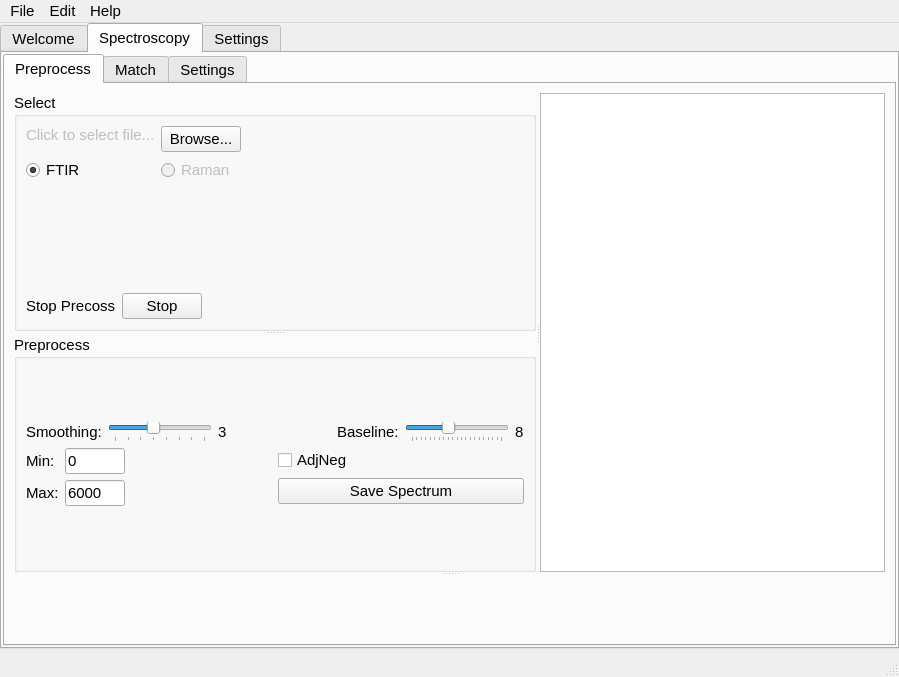
<?xml version="1.0" encoding="UTF-8"?>
<ui version="4.0">
 <author>Rainyl</author>
 <class>MainWindow</class>
 <widget class="QMainWindow" name="MainWindow">
  <property name="geometry">
   <rect>
    <x>0</x>
    <y>0</y>
    <width>899</width>
    <height>677</height>
   </rect>
  </property>
  <property name="sizePolicy">
   <sizepolicy hsizetype="Expanding" vsizetype="Expanding">
    <horstretch>0</horstretch>
    <verstretch>0</verstretch>
   </sizepolicy>
  </property>
  <property name="minimumSize">
   <size>
    <width>0</width>
    <height>0</height>
   </size>
  </property>
  <property name="windowTitle">
   <string>mPSAT</string>
  </property>
  <property name="styleSheet">
   <string notr="true"/>
  </property>
  <widget class="QWidget" name="centralwidget">
   <property name="sizePolicy">
    <sizepolicy hsizetype="Expanding" vsizetype="Expanding">
     <horstretch>0</horstretch>
     <verstretch>0</verstretch>
    </sizepolicy>
   </property>
   <property name="font">
    <font>
     <pointsize>11</pointsize>
    </font>
   </property>
   <layout class="QGridLayout" name="gridLayout">
    <property name="leftMargin">
     <number>0</number>
    </property>
    <property name="topMargin">
     <number>0</number>
    </property>
    <property name="rightMargin">
     <number>0</number>
    </property>
    <property name="bottomMargin">
     <number>6</number>
    </property>
    <property name="horizontalSpacing">
     <number>6</number>
    </property>
    <property name="verticalSpacing">
     <number>0</number>
    </property>
    <item row="0" column="0">
     <widget class="QTabWidget" name="tabWidget">
      <property name="tabPosition">
       <enum>QTabWidget::North</enum>
      </property>
      <property name="tabShape">
       <enum>QTabWidget::Rounded</enum>
      </property>
      <property name="currentIndex">
       <number>1</number>
      </property>
      <widget class="QWidget" name="tabWelcome">
       <attribute name="title">
        <string>Welcome</string>
       </attribute>
       <layout class="QGridLayout" name="gridLayout_14">
        <property name="leftMargin">
         <number>0</number>
        </property>
        <property name="topMargin">
         <number>2</number>
        </property>
        <property name="rightMargin">
         <number>0</number>
        </property>
        <property name="bottomMargin">
         <number>0</number>
        </property>
        <item row="0" column="0">
         <layout class="QVBoxLayout" name="verticalLayout_6">
          <item>
           <widget class="QTextBrowser" name="textBrowser">
            <property name="source">
             <url>
              <string>qrc:/markdown/README.md</string>
             </url>
            </property>
           </widget>
          </item>
         </layout>
        </item>
       </layout>
      </widget>
      <widget class="QWidget" name="tabSpec">
       <attribute name="title">
        <string>Spectroscopy</string>
       </attribute>
       <layout class="QGridLayout" name="gridLayout_9">
        <property name="leftMargin">
         <number>1</number>
        </property>
        <property name="topMargin">
         <number>1</number>
        </property>
        <property name="rightMargin">
         <number>1</number>
        </property>
        <property name="bottomMargin">
         <number>1</number>
        </property>
        <property name="horizontalSpacing">
         <number>6</number>
        </property>
        <item row="0" column="0">
         <widget class="QTabWidget" name="tabWidget_2">
          <property name="tabPosition">
           <enum>QTabWidget::North</enum>
          </property>
          <property name="tabShape">
           <enum>QTabWidget::Rounded</enum>
          </property>
          <property name="currentIndex">
           <number>0</number>
          </property>
          <widget class="QWidget" name="tabOSpecProcess">
           <attribute name="title">
            <string>Preprocess</string>
           </attribute>
           <layout class="QGridLayout" name="gridLayout_3">
            <item row="0" column="0">
             <widget class="QSplitter" name="splitter_4">
              <property name="orientation">
               <enum>Qt::Vertical</enum>
              </property>
              <widget class="QSplitter" name="splitter_3">
               <property name="orientation">
                <enum>Qt::Horizontal</enum>
               </property>
               <widget class="QSplitter" name="splitter_2">
                <property name="orientation">
                 <enum>Qt::Vertical</enum>
                </property>
                <widget class="QGroupBox" name="groupBox">
                 <property name="title">
                  <string>Select</string>
                 </property>
                 <layout class="QGridLayout" name="gridLayout_2">
                  <item row="0" column="0">
                   <layout class="QVBoxLayout" name="verticalLayout_10">
                    <item>
                     <layout class="QFormLayout" name="formLayout">
                      <property name="labelAlignment">
                       <set>Qt::AlignLeading|Qt::AlignLeft|Qt::AlignVCenter</set>
                      </property>
                      <item row="0" column="0">
                       <widget class="QLabel" name="labelSelectedFile">
                        <property name="enabled">
                         <bool>false</bool>
                        </property>
                        <property name="sizePolicy">
                         <sizepolicy hsizetype="Expanding" vsizetype="Fixed">
                          <horstretch>0</horstretch>
                          <verstretch>0</verstretch>
                         </sizepolicy>
                        </property>
                        <property name="text">
                         <string>Click to select file...</string>
                        </property>
                       </widget>
                      </item>
                      <item row="0" column="1">
                       <widget class="QPushButton" name="btnSelectFile">
                        <property name="sizePolicy">
                         <sizepolicy hsizetype="Fixed" vsizetype="Fixed">
                          <horstretch>0</horstretch>
                          <verstretch>0</verstretch>
                         </sizepolicy>
                        </property>
                        <property name="text">
                         <string>Browse...</string>
                        </property>
                       </widget>
                      </item>
                      <item row="1" column="0">
                       <widget class="QRadioButton" name="rbtnFTIR">
                        <property name="text">
                         <string>FTIR</string>
                        </property>
                        <property name="checked">
                         <bool>true</bool>
                        </property>
                       </widget>
                      </item>
                      <item row="1" column="1">
                       <widget class="QRadioButton" name="rbtnRaman">
                        <property name="enabled">
                         <bool>false</bool>
                        </property>
                        <property name="text">
                         <string>Raman</string>
                        </property>
                        <property name="checkable">
                         <bool>true</bool>
                        </property>
                       </widget>
                      </item>
                     </layout>
                    </item>
                    <item>
                     <layout class="QHBoxLayout" name="horizontalLayout_4">
                      <item>
                       <widget class="QLabel" name="label_2">
                        <property name="text">
                         <string>Stop Precoss</string>
                        </property>
                       </widget>
                      </item>
                      <item>
                       <widget class="QPushButton" name="btn_stop_pre">
                        <property name="text">
                         <string>Stop</string>
                        </property>
                       </widget>
                      </item>
                      <item>
                       <spacer name="horizontalSpacer_2">
                        <property name="orientation">
                         <enum>Qt::Horizontal</enum>
                        </property>
                        <property name="sizeHint" stdset="0">
                         <size>
                          <width>40</width>
                          <height>20</height>
                         </size>
                        </property>
                       </spacer>
                      </item>
                     </layout>
                    </item>
                   </layout>
                  </item>
                 </layout>
                </widget>
                <widget class="QGroupBox" name="groupBox_4">
                 <property name="sizePolicy">
                  <sizepolicy hsizetype="Expanding" vsizetype="Fixed">
                   <horstretch>0</horstretch>
                   <verstretch>0</verstretch>
                  </sizepolicy>
                 </property>
                 <property name="title">
                  <string>Preprocess</string>
                 </property>
                 <layout class="QGridLayout" name="gridLayout_11">
                  <item row="0" column="2">
                   <layout class="QVBoxLayout" name="verticalLayout_3">
                    <item>
                     <layout class="QHBoxLayout" name="horizontalLayout_2">
                      <item>
                       <widget class="QLabel" name="label_13">
                        <property name="text">
                         <string>Smoothing:</string>
                        </property>
                       </widget>
                      </item>
                      <item>
                       <widget class="QSlider" name="sliderPreSmooth">
                        <property name="minimum">
                         <number>0</number>
                        </property>
                        <property name="maximum">
                         <number>7</number>
                        </property>
                        <property name="pageStep">
                         <number>1</number>
                        </property>
                        <property name="value">
                         <number>3</number>
                        </property>
                        <property name="orientation">
                         <enum>Qt::Horizontal</enum>
                        </property>
                        <property name="tickPosition">
                         <enum>QSlider::TicksBelow</enum>
                        </property>
                        <property name="tickInterval">
                         <number>1</number>
                        </property>
                       </widget>
                      </item>
                      <item>
                       <widget class="QLabel" name="labelPreSmooth">
                        <property name="sizePolicy">
                         <sizepolicy hsizetype="Fixed" vsizetype="Fixed">
                          <horstretch>0</horstretch>
                          <verstretch>0</verstretch>
                         </sizepolicy>
                        </property>
                        <property name="text">
                         <string>3</string>
                        </property>
                       </widget>
                      </item>
                      <item>
                       <spacer name="horizontalSpacer">
                        <property name="orientation">
                         <enum>Qt::Horizontal</enum>
                        </property>
                        <property name="sizeHint" stdset="0">
                         <size>
                          <width>40</width>
                          <height>20</height>
                         </size>
                        </property>
                       </spacer>
                      </item>
                      <item>
                       <widget class="QLabel" name="label_15">
                        <property name="text">
                         <string>Baseline:</string>
                        </property>
                       </widget>
                      </item>
                      <item>
                       <widget class="QSlider" name="sliderPreBaseline">
                        <property name="maximum">
                         <number>20</number>
                        </property>
                        <property name="value">
                         <number>8</number>
                        </property>
                        <property name="orientation">
                         <enum>Qt::Horizontal</enum>
                        </property>
                        <property name="tickPosition">
                         <enum>QSlider::TicksBelow</enum>
                        </property>
                        <property name="tickInterval">
                         <number>1</number>
                        </property>
                       </widget>
                      </item>
                      <item>
                       <widget class="QLabel" name="labelPreBaseline">
                        <property name="sizePolicy">
                         <sizepolicy hsizetype="Fixed" vsizetype="Fixed">
                          <horstretch>0</horstretch>
                          <verstretch>0</verstretch>
                         </sizepolicy>
                        </property>
                        <property name="text">
                         <string>8</string>
                        </property>
                       </widget>
                      </item>
                     </layout>
                    </item>
                    <item>
                     <layout class="QHBoxLayout" name="horizontalLayout_3">
                      <item>
                       <layout class="QFormLayout" name="formLayout_5">
                        <item row="0" column="0">
                         <widget class="QLabel" name="label_19">
                          <property name="text">
                           <string>Min:</string>
                          </property>
                         </widget>
                        </item>
                        <item row="0" column="1">
                         <widget class="QLineEdit" name="leditPreMin">
                          <property name="sizePolicy">
                           <sizepolicy hsizetype="MinimumExpanding" vsizetype="Fixed">
                            <horstretch>0</horstretch>
                            <verstretch>0</verstretch>
                           </sizepolicy>
                          </property>
                          <property name="maximumSize">
                           <size>
                            <width>60</width>
                            <height>16777215</height>
                           </size>
                          </property>
                          <property name="inputMask">
                           <string/>
                          </property>
                          <property name="text">
                           <string>0</string>
                          </property>
                         </widget>
                        </item>
                        <item row="1" column="0">
                         <widget class="QLabel" name="label_20">
                          <property name="text">
                           <string>Max:</string>
                          </property>
                         </widget>
                        </item>
                        <item row="1" column="1">
                         <widget class="QLineEdit" name="leditPreMax">
                          <property name="sizePolicy">
                           <sizepolicy hsizetype="Minimum" vsizetype="Fixed">
                            <horstretch>0</horstretch>
                            <verstretch>0</verstretch>
                           </sizepolicy>
                          </property>
                          <property name="maximumSize">
                           <size>
                            <width>60</width>
                            <height>16777215</height>
                           </size>
                          </property>
                          <property name="inputMask">
                           <string/>
                          </property>
                          <property name="text">
                           <string>6000</string>
                          </property>
                         </widget>
                        </item>
                       </layout>
                      </item>
                      <item>
                       <layout class="QVBoxLayout" name="verticalLayout_2">
                        <item>
                         <layout class="QHBoxLayout" name="horizontalLayout_5">
                          <item>
                           <widget class="QCheckBox" name="ckbox_adjneg">
                            <property name="text">
                             <string>AdjNeg</string>
                            </property>
                            <property name="checked">
                             <bool>false</bool>
                            </property>
                           </widget>
                          </item>
                         </layout>
                        </item>
                        <item>
                         <widget class="QPushButton" name="btnPreSave">
                          <property name="sizePolicy">
                           <sizepolicy hsizetype="Expanding" vsizetype="Fixed">
                            <horstretch>0</horstretch>
                            <verstretch>0</verstretch>
                           </sizepolicy>
                          </property>
                          <property name="text">
                           <string>Save Spectrum</string>
                          </property>
                         </widget>
                        </item>
                       </layout>
                      </item>
                     </layout>
                    </item>
                   </layout>
                  </item>
                 </layout>
                </widget>
               </widget>
               <widget class="QTableWidget" name="tableWidget"/>
              </widget>
              <widget class="QFigureCanvas" name="figSpecPre" native="true">
               <property name="enabled">
                <bool>true</bool>
               </property>
               <property name="sizePolicy">
                <sizepolicy hsizetype="Expanding" vsizetype="Expanding">
                 <horstretch>0</horstretch>
                 <verstretch>0</verstretch>
                </sizepolicy>
               </property>
               <widget class="NavigationToolbar2QT" name="figToolSpecPre" native="true">
                <property name="enabled">
                 <bool>true</bool>
                </property>
                <property name="geometry">
                 <rect>
                  <x>-10</x>
                  <y>20</y>
                  <width>842</width>
                  <height>10</height>
                 </rect>
                </property>
               </widget>
              </widget>
             </widget>
            </item>
           </layout>
          </widget>
          <widget class="QWidget" name="tabOSpecMatch">
           <attribute name="title">
            <string>Match</string>
           </attribute>
           <layout class="QGridLayout" name="gridLayout_12">
            <item row="0" column="0">
             <layout class="QVBoxLayout" name="verticalLayout_9">
              <item>
               <layout class="QHBoxLayout" name="horizontalLayout_8">
                <item>
                 <widget class="QPushButton" name="btnSpecMatchPrev">
                  <property name="text">
                   <string>Prev</string>
                  </property>
                 </widget>
                </item>
                <item>
                 <spacer name="horizontalSpacer_6">
                  <property name="orientation">
                   <enum>Qt::Horizontal</enum>
                  </property>
                  <property name="sizeHint" stdset="0">
                   <size>
                    <width>40</width>
                    <height>20</height>
                   </size>
                  </property>
                 </spacer>
                </item>
                <item>
                 <widget class="QCheckBox" name="checkBox">
                  <property name="text">
                   <string>H2O</string>
                  </property>
                 </widget>
                </item>
                <item>
                 <widget class="QCheckBox" name="ckboxCO2">
                  <property name="text">
                   <string>CO2</string>
                  </property>
                  <property name="tristate">
                   <bool>false</bool>
                  </property>
                 </widget>
                </item>
                <item>
                 <widget class="Line" name="line_5">
                  <property name="orientation">
                   <enum>Qt::Vertical</enum>
                  </property>
                 </widget>
                </item>
                <item>
                 <widget class="QLabel" name="label_24">
                  <property name="sizePolicy">
                   <sizepolicy hsizetype="Fixed" vsizetype="Preferred">
                    <horstretch>0</horstretch>
                    <verstretch>0</verstretch>
                   </sizepolicy>
                  </property>
                  <property name="toolTip">
                   <string>which spectrum you want to analyze.</string>
                  </property>
                  <property name="text">
                   <string>Analyze on:</string>
                  </property>
                 </widget>
                </item>
                <item>
                 <widget class="QComboBox" name="cboxMatchAnalyze">
                  <property name="sizePolicy">
                   <sizepolicy hsizetype="Expanding" vsizetype="Fixed">
                    <horstretch>0</horstretch>
                    <verstretch>0</verstretch>
                   </sizepolicy>
                  </property>
                  <item>
                   <property name="text">
                    <string>Processed</string>
                   </property>
                  </item>
                  <item>
                   <property name="text">
                    <string>Original</string>
                   </property>
                  </item>
                 </widget>
                </item>
                <item>
                 <widget class="Line" name="line_6">
                  <property name="orientation">
                   <enum>Qt::Vertical</enum>
                  </property>
                 </widget>
                </item>
                <item>
                 <widget class="QLabel" name="label_26">
                  <property name="text">
                   <string>Method:</string>
                  </property>
                 </widget>
                </item>
                <item>
                 <widget class="QComboBox" name="cboxMatchMethod">
                  <item>
                   <property name="text">
                    <string>CNN</string>
                   </property>
                  </item>
                  <item>
                   <property name="text">
                    <string>RF</string>
                   </property>
                  </item>
                  <item>
                   <property name="text">
                    <string>LSVM</string>
                   </property>
                  </item>
                 </widget>
                </item>
                <item>
                 <widget class="QPushButton" name="btnMatchGo">
                  <property name="text">
                   <string>Match</string>
                  </property>
                 </widget>
                </item>
                <item>
                 <spacer name="horizontalSpacer_7">
                  <property name="orientation">
                   <enum>Qt::Horizontal</enum>
                  </property>
                  <property name="sizeHint" stdset="0">
                   <size>
                    <width>40</width>
                    <height>20</height>
                   </size>
                  </property>
                 </spacer>
                </item>
                <item>
                 <widget class="QPushButton" name="btnSpecMatchNext">
                  <property name="text">
                   <string>Next</string>
                  </property>
                 </widget>
                </item>
               </layout>
              </item>
              <item>
               <layout class="QVBoxLayout" name="verticalLayout_5">
                <item>
                 <widget class="QSplitter" name="splitter">
                  <property name="sizePolicy">
                   <sizepolicy hsizetype="Expanding" vsizetype="Expanding">
                    <horstretch>0</horstretch>
                    <verstretch>0</verstretch>
                   </sizepolicy>
                  </property>
                  <property name="orientation">
                   <enum>Qt::Horizontal</enum>
                  </property>
                  <widget class="QWidget" name="verticalLayoutWidget_3">
                   <layout class="QVBoxLayout" name="verticalLayout_8">
                    <item>
                     <widget class="QFigureCanvas" name="figSpecMatch" native="true">
                      <property name="sizePolicy">
                       <sizepolicy hsizetype="Expanding" vsizetype="Expanding">
                        <horstretch>10</horstretch>
                        <verstretch>0</verstretch>
                       </sizepolicy>
                      </property>
                      <property name="minimumSize">
                       <size>
                        <width>600</width>
                        <height>0</height>
                       </size>
                      </property>
                      <widget class="NavigationToolbar2QT" name="figToolSpecMatch" native="true">
                       <property name="geometry">
                        <rect>
                         <x>0</x>
                         <y>10</y>
                         <width>419</width>
                         <height>10</height>
                        </rect>
                       </property>
                      </widget>
                     </widget>
                    </item>
                   </layout>
                  </widget>
                  <widget class="QTableWidget" name="tableMatchRes">
                   <property name="sizePolicy">
                    <sizepolicy hsizetype="MinimumExpanding" vsizetype="Expanding">
                     <horstretch>1</horstretch>
                     <verstretch>0</verstretch>
                    </sizepolicy>
                   </property>
                   <property name="minimumSize">
                    <size>
                     <width>0</width>
                     <height>0</height>
                    </size>
                   </property>
                   <property name="editTriggers">
                    <set>QAbstractItemView::SelectedClicked</set>
                   </property>
                   <property name="selectionBehavior">
                    <enum>QAbstractItemView::SelectRows</enum>
                   </property>
                   <property name="sortingEnabled">
                    <bool>true</bool>
                   </property>
                   <attribute name="horizontalHeaderMinimumSectionSize">
                    <number>50</number>
                   </attribute>
                   <attribute name="horizontalHeaderDefaultSectionSize">
                    <number>50</number>
                   </attribute>
                   <attribute name="verticalHeaderMinimumSectionSize">
                    <number>30</number>
                   </attribute>
                   <attribute name="verticalHeaderDefaultSectionSize">
                    <number>30</number>
                   </attribute>
                   <column>
                    <property name="text">
                     <string>NO.</string>
                    </property>
                   </column>
                   <column>
                    <property name="text">
                     <string>Name</string>
                    </property>
                   </column>
                   <column>
                    <property name="text">
                     <string>r</string>
                    </property>
                   </column>
                  </widget>
                 </widget>
                </item>
               </layout>
              </item>
             </layout>
            </item>
           </layout>
          </widget>
          <widget class="QWidget" name="tabOSpecSettings">
           <attribute name="title">
            <string>Settings</string>
           </attribute>
           <layout class="QGridLayout" name="gridLayout_17">
            <item row="0" column="0">
             <widget class="QGroupBox" name="groupBox_6">
              <property name="sizePolicy">
               <sizepolicy hsizetype="Expanding" vsizetype="Preferred">
                <horstretch>0</horstretch>
                <verstretch>0</verstretch>
               </sizepolicy>
              </property>
              <property name="title">
               <string>Model Path</string>
              </property>
              <layout class="QGridLayout" name="gridLayout_16">
               <item row="1" column="0">
                <spacer name="verticalSpacer">
                 <property name="orientation">
                  <enum>Qt::Vertical</enum>
                 </property>
                 <property name="sizeHint" stdset="0">
                  <size>
                   <width>20</width>
                   <height>40</height>
                  </size>
                 </property>
                </spacer>
               </item>
               <item row="0" column="0">
                <layout class="QGridLayout" name="gridLayout_15">
                 <item row="0" column="0">
                  <widget class="QLabel" name="label_30">
                   <property name="text">
                    <string>CNN Path:</string>
                   </property>
                   <property name="alignment">
                    <set>Qt::AlignCenter</set>
                   </property>
                  </widget>
                 </item>
                 <item row="1" column="1">
                  <widget class="QLineEdit" name="leditOSpecSettingFTIRPeaks"/>
                 </item>
                 <item row="3" column="1">
                  <widget class="QLineEdit" name="leditOSpecSettingFTIRMeta"/>
                 </item>
                 <item row="1" column="2">
                  <widget class="QPushButton" name="btnSpecSetRF">
                   <property name="text">
                    <string>Browse</string>
                   </property>
                  </widget>
                 </item>
                 <item row="3" column="0">
                  <widget class="QLabel" name="label_31">
                   <property name="text">
                    <string>LSVM Path:</string>
                   </property>
                   <property name="alignment">
                    <set>Qt::AlignCenter</set>
                   </property>
                  </widget>
                 </item>
                 <item row="3" column="2">
                  <widget class="QPushButton" name="btnSpecSetLSVM">
                   <property name="text">
                    <string>Browse</string>
                   </property>
                  </widget>
                 </item>
                 <item row="1" column="0">
                  <widget class="QLabel" name="label">
                   <property name="text">
                    <string>RF Path:</string>
                   </property>
                   <property name="alignment">
                    <set>Qt::AlignCenter</set>
                   </property>
                  </widget>
                 </item>
                 <item row="0" column="2">
                  <widget class="QPushButton" name="btnSpecSetCNN">
                   <property name="text">
                    <string>Browse</string>
                   </property>
                  </widget>
                 </item>
                 <item row="0" column="1">
                  <widget class="QLineEdit" name="leditSpecSetCNN"/>
                 </item>
                </layout>
               </item>
              </layout>
             </widget>
            </item>
           </layout>
          </widget>
         </widget>
        </item>
       </layout>
      </widget>
      <widget class="QWidget" name="tabSettings">
       <attribute name="title">
        <string>Settings</string>
       </attribute>
       <layout class="QGridLayout" name="gridLayout_18">
        <item row="0" column="0">
         <widget class="QTabWidget" name="tabSet">
          <property name="tabPosition">
           <enum>QTabWidget::West</enum>
          </property>
          <property name="currentIndex">
           <number>0</number>
          </property>
          <property name="tabsClosable">
           <bool>false</bool>
          </property>
          <widget class="QWidget" name="tabSetSys">
           <attribute name="title">
            <string>System</string>
           </attribute>
           <widget class="QWidget" name="gridLayoutWidget">
            <property name="geometry">
             <rect>
              <x>40</x>
              <y>40</y>
              <width>201</width>
              <height>80</height>
             </rect>
            </property>
            <layout class="QGridLayout" name="gridLayout_8">
             <item row="0" column="0">
              <widget class="QLabel" name="label_33">
               <property name="text">
                <string>Log Level:</string>
               </property>
              </widget>
             </item>
             <item row="0" column="1">
              <widget class="QComboBox" name="cboxSetLoglevel">
               <item>
                <property name="text">
                 <string>DEBUG</string>
                </property>
               </item>
               <item>
                <property name="text">
                 <string>INFO</string>
                </property>
               </item>
               <item>
                <property name="text">
                 <string>WARNING</string>
                </property>
               </item>
               <item>
                <property name="text">
                 <string>ERROR</string>
                </property>
               </item>
               <item>
                <property name="text">
                 <string>CRITICAL</string>
                </property>
               </item>
              </widget>
             </item>
             <item row="1" column="0">
              <widget class="QLabel" name="label_12">
               <property name="text">
                <string>Language:</string>
               </property>
              </widget>
             </item>
             <item row="1" column="1">
              <widget class="QComboBox" name="cboxSetLang">
               <item>
                <property name="text">
                 <string notr="true">English</string>
                </property>
               </item>
               <item>
                <property name="text">
                 <string notr="true">中文</string>
                </property>
               </item>
              </widget>
             </item>
            </layout>
           </widget>
          </widget>
         </widget>
        </item>
       </layout>
      </widget>
     </widget>
    </item>
   </layout>
  </widget>
  <widget class="QMenuBar" name="menubar">
   <property name="geometry">
    <rect>
     <x>0</x>
     <y>0</y>
     <width>899</width>
     <height>26</height>
    </rect>
   </property>
   <property name="font">
    <font>
     <pointsize>11</pointsize>
    </font>
   </property>
   <widget class="QMenu" name="menuFile">
    <property name="font">
     <font>
      <pointsize>11</pointsize>
     </font>
    </property>
    <property name="title">
     <string>File</string>
    </property>
    <addaction name="actionQuit"/>
   </widget>
   <widget class="QMenu" name="menuEdit">
    <property name="title">
     <string>Edit</string>
    </property>
   </widget>
   <widget class="QMenu" name="menuAbout">
    <property name="title">
     <string>Help</string>
    </property>
    <addaction name="actionAbout"/>
   </widget>
   <addaction name="menuFile"/>
   <addaction name="menuEdit"/>
   <addaction name="menuAbout"/>
  </widget>
  <widget class="QStatusBar" name="statusbar"/>
  <action name="actionQuit">
   <property name="text">
    <string>Quit</string>
   </property>
   <property name="shortcut">
    <string>Ctrl+Q</string>
   </property>
  </action>
  <action name="actionAbout">
   <property name="text">
    <string>About</string>
   </property>
  </action>
 </widget>
 <customwidgets>
  <customwidget>
   <class>QFigureCanvas</class>
   <extends>QWidget</extends>
   <header location="global">src.mpQFigureCanvas</header>
   <container>1</container>
  </customwidget>
  <customwidget>
   <class>NavigationToolbar2QT</class>
   <extends>QWidget</extends>
   <header>matplotlib.backends.backend_qtagg</header>
   <container>1</container>
  </customwidget>
 </customwidgets>
 <resources>
  <include location="mpsat.qrc"/>
 </resources>
 <connections/>
</ui>
